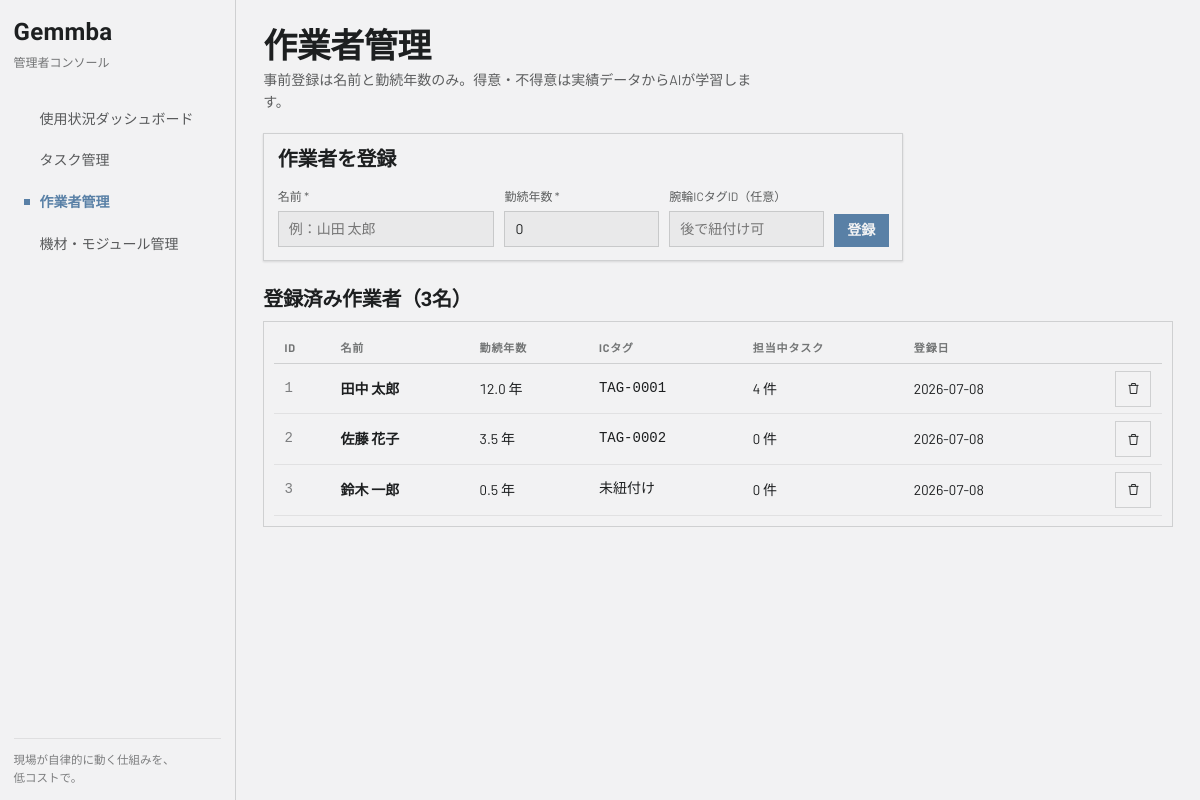
The page /workers on the database its author committed.
### tables this page shows
CREATE TABLE workers (
    id INTEGER PRIMARY KEY AUTOINCREMENT,
    name TEXT NOT NULL,
    years_of_service REAL NOT NULL DEFAULT 0,   -- 勤続年数（AIの初期文脈ベクトルに使用）
    nfc_tag_id TEXT UNIQUE,                     -- 腕輪のICチップID（後で紐付け可能）
    created_at TEXT DEFAULT (datetime('now', 'localtime'))
);

### app.py (the view)
@app.route("/workers")
def workers():
    conn = db.get_db()
    rows = conn.execute("""
        SELECT w.*,
               (SELECT COUNT(*) FROM tasks t WHERE t.assigned_worker_id = w.id AND t.status != 'done') AS open_tasks
        FROM workers w ORDER BY w.id
    """).fetchall()
    conn.close()
    return render_template("workers.html", workers=rows, pending_tags=_pending_tags)

### app.py (called while the page is built)
@app.context_processor
def inject_labels():
    return dict(P=PRIORITY_LABELS, S=STATUS_LABELS, E=EQ_STATUS_LABELS)

### db.py (called while the page is built)
def get_db():
    conn = sqlite3.connect(DB_PATH)
    conn.row_factory = sqlite3.Row
    conn.execute("PRAGMA foreign_keys = ON")
    return conn

### templates/workers.html (shortened to what this page needs)
{% extends "base.html" %}
{% block content %}
<header class="page-head">
  <h1>作業者管理</h1>
  <p class="page-sub">事前登録は名前と勤続年数のみ。得意・不得意は実績データからAIが学習します。</p>
</header>
<section class="card elev-sm form-panel narrow">
  <h4>作業者を登録</h4>
  <form method="post" action="{{ url_for('add_worker') }}" class="worker-form-grid">
    <div class="field"><label>名前 *</label>
      <input class="input" type="text" name="name" placeholder="例：山田 太郎" required>
    </div>
    <div class="field"><label>勤続年数 *</label>
      <input class="input" type="number" name="years_of_service" step="0.5" min="0" value="0" required>
    </div>
    <div class="field"><label>腕輪ICタグID（任意）</label>
      <input class="input" type="text" name="nfc_tag_id" placeholder="後で紐付け可">
    </div>
    <button type="submit" class="btn btn-primary">登録</button>
  </form>
</section>
<h3 class="section-title">登録済み作業者（{{ workers|length }}名）</h3>
<div class="card table-wrap">
  <table class="table">
    <thead><tr><th>ID</th><th>名前</th><th>勤続年数</th><th>ICタグ</th><th>担当中タスク</th><th>登録日</th><th></th></tr></thead>
    <tbody>
    {% for w in workers %}
      <tr>
        <td class="mono text-muted">{{ w.id }}</td>
        <td class="strong">{{ w.name }}</td>
        <td>{{ w.years_of_service }} 年</td>
        <td class="mono">{{ w.nfc_tag_id or '未紐付け' }}</td>
        <td>{{ w.open_tasks }} 件</td>
        <td>{{ w.created_at[:10] }}</td>
        <td class="num">
          <form method="post" action="{{ url_for('delete_worker', worker_id=w.id) }}"
                onsubmit="return confirm('{{ w.name }} さんを削除しますか？担当中のタスクは未割当に戻ります。')">
            <button type="submit" class="btn btn-icon btn-secondary" title="削除">
              <svg width="15" height="15" viewBox="0 0 24 24" fill="none" stroke="currentColor" stroke-width="1.5"><path d="M4 7h16"/><path d="M9 7V4h6v3"/><path d="M6 7l1 13h10l1-13"/></svg>
            </button>
          </form>
        </td>
      </tr>
    {% else %}
      <tr><td colspan="7" class="empty">作業者が登録されていません。</td></tr>
    {% endfor %}
    </tbody>
  </table>
</div>
{% endblock %}

### rows shown on the page
workers: id "1", name "田中 太郎", years_of_service "12.0", nfc_tag "TAG-0001", open_tasks "4", created_at "2026-07-08"
workers: id "2", name "佐藤 花子", years_of_service "3.5", nfc_tag "TAG-0002", open_tasks "0", created_at "2026-07-08"
workers: id "3", name "鈴木 一郎", years_of_service "0.5", nfc_tag_id "未紐付け", open_tasks "0", created_at "2026-07-08"

### other values the page prints
{{ workers|length }} "3"
